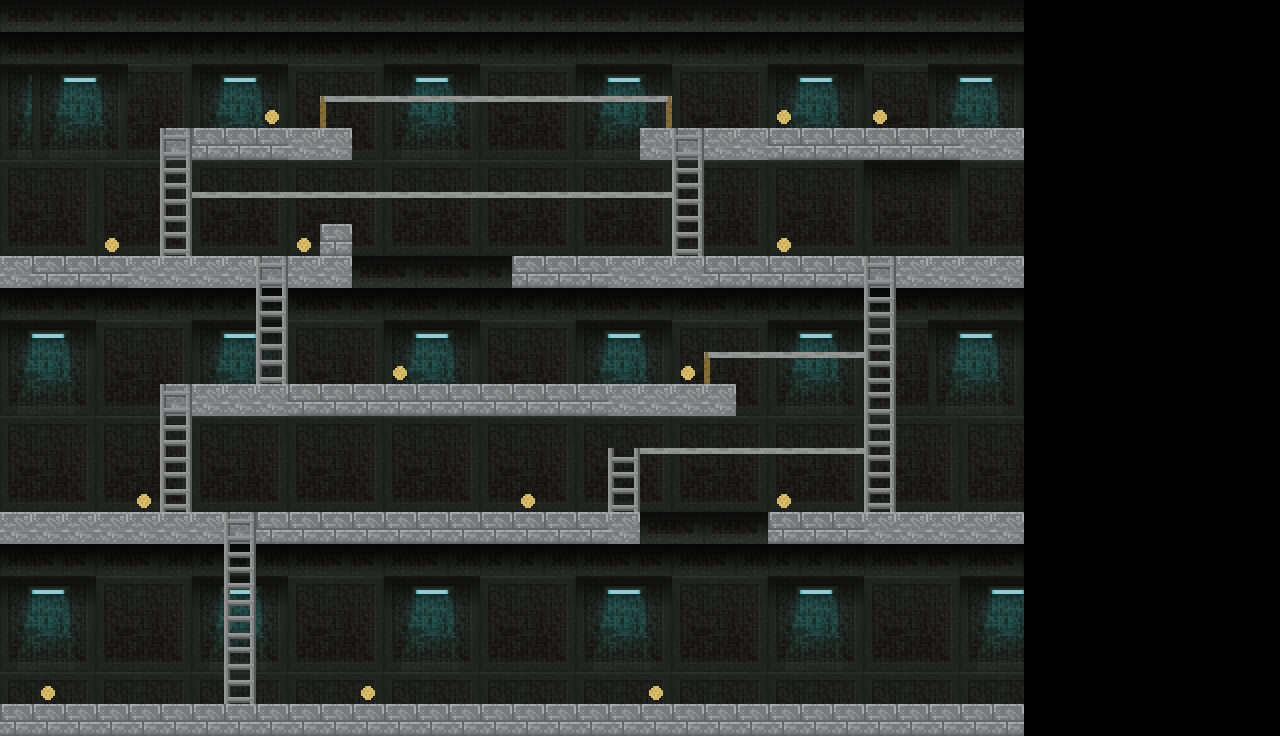

A level layout from a 2D game, rendered from its tile map. Below: a short description, then the map file with tile-grid data replaced by summaries:
An orthogonal 40x23 tile map with 32x32 px tiles, 7 tile layers (Background, Block, Block_Removable, Coins, ...) and 3 objects (Player_1, Enemies, jungle).

<map version="1.0" orientation="orthogonal" renderorder="right-down" width="40" height="23" tilewidth="32" tileheight="32" nextobjectid="26">
 <tileset firstgid="1" name="scifi_platformTiles_32x32" tilewidth="32" tileheight="32" tilecount="805" columns="35">
  <image source="scifi_platformTiles_32x32.png" width="1120" height="736" />
 </tileset>
 <layer name="Background" width="40" height="23">
  <data>[920 cells, 736 non-empty, 63 distinct tile ids]</data>
 </layer>
 <layer name="Block" width="40" height="23">
  <properties>
   <property name="solid" type="bool" value="true" />
  </properties>
  <data>[920 cells, 42 non-empty, 1 distinct tile ids]</data>
 </layer>
 <layer name="Block_Removable" width="40" height="23">
  <properties>
   <property name="removable" type="bool" value="true" />
   <property name="solid" type="bool" value="true" />
  </properties>
  <data>[920 cells, 77 non-empty, 1 distinct tile ids]</data>
 </layer>
 <layer name="Coins" width="40" height="23">
  <properties>
   <property name="collectible" type="bool" value="true" />
  </properties>
  <data>[920 cells, 14 non-empty, 1 distinct tile ids]</data>
 </layer>
 <layer name="Leiter" width="40" height="23">
  <properties>
   <property name="climbable" type="bool" value="true" />
  </properties>
  <data>[920 cells, 26 non-empty, 7 distinct tile ids]</data>
 </layer>
 <layer name="Leiter_Top" width="40" height="23">
  <properties>
   <property name="climbable" type="bool" value="true" />
   <property name="solid" type="bool" value="true" />
  </properties>
  <data>[920 cells, 6 non-empty, 1 distinct tile ids]</data>
 </layer>
 <layer name="Seil" width="40" height="23">
  <properties>
   <property name="climbable_horizontal" type="bool" value="true" />
  </properties>
  <data>[920 cells, 38 non-empty, 3 distinct tile ids]</data>
 </layer>
 <objectgroup name="Spawn_Locations" visible="0">
  <object id="20" name="Player_1" x="64" y="220">
   <properties>
    <property name="players" type="bool" value="true" />
   </properties>
  </object>
  <object id="24" name="Enemies" x="960" y="100">
   <properties>
    <property name="enemies" type="bool" value="true" />
   </properties>
  </object>
  <object id="25" name="Exit_Gate" type="jungle" x="975" y="220" />
 </objectgroup>
</map>
